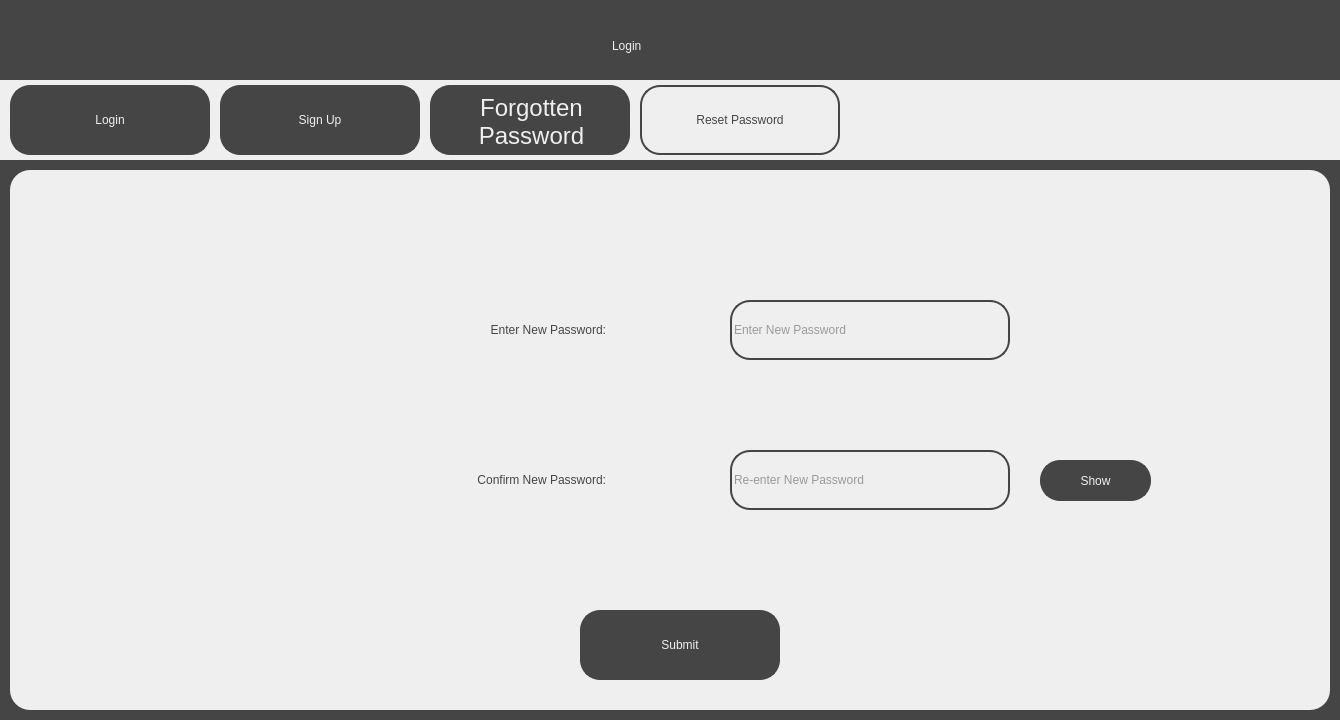
<?xml version="1.0" encoding="UTF-8"?>
<ui version="4.0">
 <class>ResetPassword2Screen</class>
 <widget class="QDialog" name="ResetPassword2Screen">
  <property name="geometry">
   <rect>
    <x>0</x>
    <y>0</y>
    <width>1340</width>
    <height>720</height>
   </rect>
  </property>
  <property name="windowTitle">
   <string>Visualising the Riemann Hypothesis - Reset Password</string>
  </property>
  <property name="sizeGripEnabled">
   <bool>false</bool>
  </property>
  <widget class="QWidget" name="widget" native="true">
   <property name="geometry">
    <rect>
     <x>0</x>
     <y>0</y>
     <width>1340</width>
     <height>720</height>
    </rect>
   </property>
   <property name="styleSheet">
    <string notr="true">background-color: rgb(69, 69, 69);</string>
   </property>
   <widget class="QLabel" name="Title">
    <property name="geometry">
     <rect>
      <x>612</x>
      <y>20</y>
      <width>116</width>
      <height>51</height>
     </rect>
    </property>
    <property name="styleSheet">
     <string notr="true">font: 36pt &quot;Sans Serif&quot;; color:rgb(239, 239, 239)</string>
    </property>
    <property name="text">
     <string>Login</string>
    </property>
   </widget>
   <widget class="QWidget" name="TabBar" native="true">
    <property name="geometry">
     <rect>
      <x>0</x>
      <y>80</y>
      <width>1340</width>
      <height>80</height>
     </rect>
    </property>
    <property name="styleSheet">
     <string notr="true">background-color: rgb(239, 239, 239);</string>
    </property>
    <widget class="QPushButton" name="LoginTab">
     <property name="geometry">
      <rect>
       <x>10</x>
       <y>5</y>
       <width>200</width>
       <height>70</height>
      </rect>
     </property>
     <property name="cursor">
      <cursorShape>ArrowCursor</cursorShape>
     </property>
     <property name="styleSheet">
      <string notr="true">border: 2px solid;
border-radius: 20px;
border-color:rgb(69, 69, 69);
background-color: rgb(69, 69, 69);
font: 18pt &quot;Sans Serif&quot;; color:rgb(239, 239, 239);
</string>
     </property>
     <property name="text">
      <string>Login</string>
     </property>
    </widget>
    <widget class="QPushButton" name="SignUpTab">
     <property name="geometry">
      <rect>
       <x>220</x>
       <y>5</y>
       <width>200</width>
       <height>70</height>
      </rect>
     </property>
     <property name="cursor">
      <cursorShape>ArrowCursor</cursorShape>
     </property>
     <property name="styleSheet">
      <string notr="true">border: 2px solid;
border-radius: 20px;
border-color:rgb(69, 69, 69);
background-color: rgb(69, 69, 69);
font: 18pt &quot;Sans Serif&quot;; color:rgb(239, 239, 239);
</string>
     </property>
     <property name="text">
      <string>Sign Up</string>
     </property>
    </widget>
    <widget class="QPushButton" name="ResetPasswordTab">
     <property name="geometry">
      <rect>
       <x>640</x>
       <y>5</y>
       <width>200</width>
       <height>70</height>
      </rect>
     </property>
     <property name="cursor">
      <cursorShape>ArrowCursor</cursorShape>
     </property>
     <property name="styleSheet">
      <string notr="true">border: 2px solid;
border-radius: 20px;
border-color:rgb(69, 69, 69);
background-color: rgb(239, 239, 239);
font: 18pt &quot;Sans Serif&quot;; color:rgb(69, 69, 69);
</string>
     </property>
     <property name="text">
      <string>Reset Password</string>
     </property>
    </widget>
    <widget class="QLabel" name="ForgottenPasswordLabel">
     <property name="geometry">
      <rect>
       <x>430</x>
       <y>5</y>
       <width>200</width>
       <height>70</height>
      </rect>
     </property>
     <property name="styleSheet">
      <string notr="true">border: 2px solid;
border-radius: 20px;
border-color:rgb(69, 69, 69);
background-color: rgb(69, 69, 69);
font: 18pt &quot;Sans Serif&quot;; color:rgb(239, 239, 239);
padding: 7px;
</string>
     </property>
     <property name="text">
      <string>&lt;html&gt;&lt;head/&gt;&lt;body&gt;&lt;p align=&quot;center&quot;&gt;&lt;span style=&quot; font-size:18pt;&quot;&gt;Forgotten&lt;br/&gt;Password&lt;/span&gt;&lt;/p&gt;&lt;/body&gt;&lt;/html&gt;</string>
     </property>
    </widget>
    <widget class="QPushButton" name="ForgottenPasswordTab">
     <property name="geometry">
      <rect>
       <x>430</x>
       <y>5</y>
       <width>200</width>
       <height>70</height>
      </rect>
     </property>
     <property name="cursor">
      <cursorShape>PointingHandCursor</cursorShape>
     </property>
     <property name="styleSheet">
      <string notr="true">border: 2px solid;
border-radius: 20px;
background-color: rgba(0, 0, 0, 0);
border-color: rgba(0, 0, 0, 0);</string>
     </property>
     <property name="text">
      <string/>
     </property>
    </widget>
   </widget>
   <widget class="QWidget" name="MainWidget" native="true">
    <property name="geometry">
     <rect>
      <x>10</x>
      <y>170</y>
      <width>1320</width>
      <height>540</height>
     </rect>
    </property>
    <property name="styleSheet">
     <string notr="true">background-color: rgb(239, 239, 239);
border-radius: 20px;</string>
    </property>
    <widget class="QLabel" name="PasswordText">
     <property name="geometry">
      <rect>
       <x>260</x>
       <y>130</y>
       <width>341</width>
       <height>61</height>
      </rect>
     </property>
     <property name="styleSheet">
      <string notr="true">font: 25pt &quot;Sans Serif&quot;; color:rgb(69, 69, 69);
background-color: rgb(239, 239, 239); padding: 5px;</string>
     </property>
     <property name="text">
      <string>&lt;html&gt;&lt;head/&gt;&lt;body&gt;&lt;p align=&quot;right&quot;&gt;Enter New Password:&lt;/p&gt;&lt;/body&gt;&lt;/html&gt;</string>
     </property>
    </widget>
    <widget class="QLabel" name="ConfirmPasswordText">
     <property name="geometry">
      <rect>
       <x>210</x>
       <y>280</y>
       <width>391</width>
       <height>61</height>
      </rect>
     </property>
     <property name="styleSheet">
      <string notr="true">font: 25pt &quot;Sans Serif&quot;; color:rgb(69, 69, 69);
background-color: rgb(239, 239, 239); padding: 5px;</string>
     </property>
     <property name="text">
      <string>&lt;html&gt;&lt;head/&gt;&lt;body&gt;&lt;p align=&quot;right&quot;&gt;Confirm New Password:&lt;/p&gt;&lt;/body&gt;&lt;/html&gt;</string>
     </property>
    </widget>
    <widget class="QLineEdit" name="PasswordInput">
     <property name="geometry">
      <rect>
       <x>720</x>
       <y>130</y>
       <width>280</width>
       <height>60</height>
      </rect>
     </property>
     <property name="styleSheet">
      <string notr="true">background-color: rgb(239, 239, 239);
color: rgb(69, 69, 69);
font: 18pt &quot;Sans Serif&quot;;
border: 2px solid;
border-radius: 20px;
border-color:rgb(69, 69, 69);</string>
     </property>
     <property name="text">
      <string/>
     </property>
     <property name="echoMode">
      <enum>QLineEdit::Password</enum>
     </property>
     <property name="cursorPosition">
      <number>0</number>
     </property>
     <property name="placeholderText">
      <string>Enter New Password</string>
     </property>
    </widget>
    <widget class="QLineEdit" name="ConfirmPasswordInput">
     <property name="geometry">
      <rect>
       <x>720</x>
       <y>280</y>
       <width>280</width>
       <height>60</height>
      </rect>
     </property>
     <property name="styleSheet">
      <string notr="true">background-color: rgb(239, 239, 239);
color: rgb(69, 69, 69);
font: 18pt &quot;Sans Serif&quot;;
border: 2px solid;
border-radius: 20px;
border-color:rgb(69, 69, 69);</string>
     </property>
     <property name="text">
      <string/>
     </property>
     <property name="echoMode">
      <enum>QLineEdit::Password</enum>
     </property>
     <property name="cursorPosition">
      <number>0</number>
     </property>
     <property name="placeholderText">
      <string>Re-enter New Password</string>
     </property>
    </widget>
    <widget class="QPushButton" name="SubmitButton">
     <property name="geometry">
      <rect>
       <x>570</x>
       <y>440</y>
       <width>200</width>
       <height>70</height>
      </rect>
     </property>
     <property name="cursor">
      <cursorShape>PointingHandCursor</cursorShape>
     </property>
     <property name="styleSheet">
      <string notr="true">border: 2px solid;
border-radius: 20px;
border-color:rgb(69, 69, 69);
background-color: rgb(69, 69, 69);
font: 18pt &quot;Sans Serif&quot;; color:rgb(239, 239, 239);
</string>
     </property>
     <property name="text">
      <string>Submit</string>
     </property>
    </widget>
    <widget class="QPushButton" name="ShowHideButton">
     <property name="geometry">
      <rect>
       <x>1030</x>
       <y>290</y>
       <width>111</width>
       <height>41</height>
      </rect>
     </property>
     <property name="cursor">
      <cursorShape>PointingHandCursor</cursorShape>
     </property>
     <property name="styleSheet">
      <string notr="true">border: 2px solid;
border-radius: 20px;
border-color:rgb(69, 69, 69);
background-color: rgb(69, 69, 69);
font: 18pt &quot;Sans Serif&quot;; color:rgb(239, 239, 239);
</string>
     </property>
     <property name="text">
      <string>Show</string>
     </property>
    </widget>
   </widget>
  </widget>
 </widget>
 <resources/>
 <connections/>
</ui>
